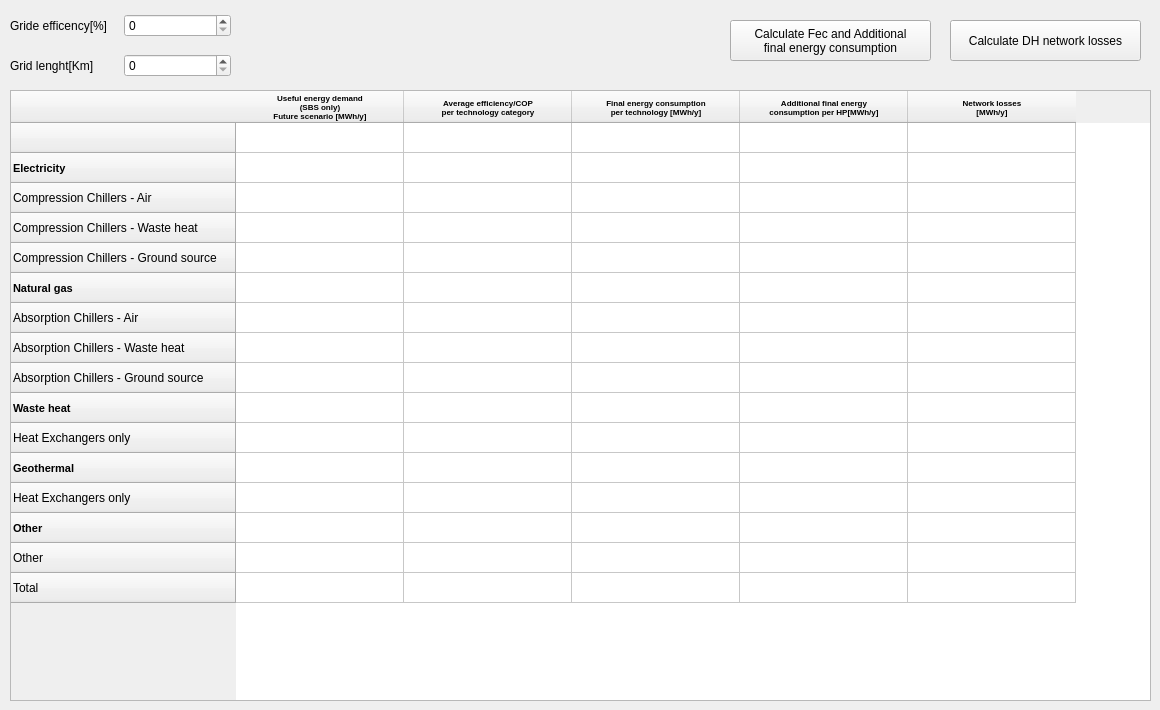
          <widget class="QWidget" name="tab_10">
           <attribute name="title">
            <string>District Network(Cooling)</string>
           </attribute>
           <widget class="QTableWidget" name="dist_cool_net">
            <property name="geometry">
             <rect>
              <x>10</x>
              <y>90</y>
              <width>1141</width>
              <height>611</height>
             </rect>
            </property>
            <property name="columnCount">
             <number>5</number>
            </property>
            <attribute name="horizontalHeaderDefaultSectionSize">
             <number>168</number>
            </attribute>
            <attribute name="horizontalHeaderMinimumSectionSize">
             <number>55</number>
            </attribute>
            <row>
             <property name="text">
              <string/>
             </property>
            </row>
            <row>
             <property name="text">
              <string>Electricity</string>
             </property>
             <property name="font">
              <font>
               <pointsize>8</pointsize>
               <weight>75</weight>
               <bold>true</bold>
              </font>
             </property>
            </row>
            <row>
             <property name="text">
              <string>Compression Chillers - Air </string>
             </property>
            </row>
            <row>
             <property name="text">
              <string>Compression Chillers - Waste heat </string>
             </property>
            </row>
            <row>
             <property name="text">
              <string>Compression Chillers - Ground source</string>
             </property>
            </row>
            <row>
             <property name="text">
              <string>Natural gas</string>
             </property>
             <property name="font">
              <font>
               <pointsize>8</pointsize>
               <weight>75</weight>
               <bold>true</bold>
              </font>
             </property>
            </row>
            <row>
             <property name="text">
              <string>Absorption Chillers - Air </string>
             </property>
            </row>
            <row>
             <property name="text">
              <string>Absorption Chillers - Waste heat </string>
             </property>
            </row>
            <row>
             <property name="text">
              <string>Absorption Chillers - Ground source</string>
             </property>
            </row>
            <row>
             <property name="text">
              <string>Waste heat</string>
             </property>
             <property name="font">
              <font>
               <pointsize>8</pointsize>
               <weight>75</weight>
               <bold>true</bold>
              </font>
             </property>
            </row>
            <row>
             <property name="text">
              <string>Heat Exchangers only</string>
             </property>
            </row>
            <row>
             <property name="text">
              <string>Geothermal</string>
             </property>
             <property name="font">
              <font>
               <pointsize>8</pointsize>
               <weight>75</weight>
               <bold>true</bold>
              </font>
             </property>
            </row>
            <row>
             <property name="text">
              <string>Heat Exchangers only</string>
             </property>
            </row>
            <row>
             <property name="text">
              <string>Other</string>
             </property>
             <property name="font">
              <font>
               <pointsize>8</pointsize>
               <weight>75</weight>
               <bold>true</bold>
              </font>
             </property>
            </row>
            <row>
             <property name="text">
              <string>Other </string>
             </property>
            </row>
            <row>
             <property name="text">
              <string>Total</string>
             </property>
            </row>
            <column>
             <property name="text">
              <string>Useful energy demand 
(SBS only)
Future scenario [MWh/y]</string>
             </property>
             <property name="font">
              <font>
               <pointsize>6</pointsize>
               <weight>75</weight>
               <bold>true</bold>
              </font>
             </property>
            </column>
            <column>
             <property name="text">
              <string>Average efficiency/COP 
per technology category</string>
             </property>
             <property name="font">
              <font>
               <pointsize>6</pointsize>
               <weight>75</weight>
               <bold>true</bold>
              </font>
             </property>
            </column>
            <column>
             <property name="text">
              <string>Final energy consumption 
per technology [MWh/y]</string>
             </property>
             <property name="font">
              <font>
               <pointsize>6</pointsize>
               <weight>75</weight>
               <bold>true</bold>
              </font>
             </property>
            </column>
            <column>
             <property name="text">
              <string>Additional final energy 
consumption per HP[MWh/y]</string>
             </property>
             <property name="font">
              <font>
               <pointsize>6</pointsize>
               <weight>75</weight>
               <bold>true</bold>
              </font>
             </property>
            </column>
            <column>
             <property name="text">
              <string>Network losses 
[MWh/y]</string>
             </property>
             <property name="font">
              <font>
               <pointsize>6</pointsize>
               <weight>75</weight>
               <bold>true</bold>
              </font>
             </property>
            </column>
           </widget>
           <widget class="QWidget" name="horizontalLayoutWidget_5">
            <property name="geometry">
             <rect>
              <x>10</x>
              <y>10</y>
              <width>221</width>
              <height>31</height>
             </rect>
            </property>
            <layout class="QHBoxLayout" name="horizontalLayout_5">
             <item>
              <widget class="QLabel" name="label_5">
               <property name="text">
                <string>Gride efficency[%]</string>
               </property>
              </widget>
             </item>
             <item>
              <widget class="QSpinBox" name="btn_eff"/>
             </item>
            </layout>
           </widget>
           <widget class="QWidget" name="horizontalLayoutWidget_6">
            <property name="geometry">
             <rect>
              <x>10</x>
              <y>50</y>
              <width>221</width>
              <height>31</height>
             </rect>
            </property>
            <layout class="QHBoxLayout" name="horizontalLayout_6">
             <item>
              <widget class="QLabel" name="label_6">
               <property name="text">
                <string>Grid lenght[Km]</string>
               </property>
              </widget>
             </item>
             <item>
              <widget class="QSpinBox" name="btn_len">
               <property name="maximum">
                <number>9999</number>
               </property>
              </widget>
             </item>
            </layout>
           </widget>
           <widget class="QPushButton" name="dh_loss_dist">
            <property name="geometry">
             <rect>
              <x>950</x>
              <y>20</y>
              <width>191</width>
              <height>41</height>
             </rect>
            </property>
            <property name="text">
             <string>Calculate DH network losses</string>
            </property>
           </widget>
           <widget class="QPushButton" name="fec_cool_dist">
            <property name="geometry">
             <rect>
              <x>730</x>
              <y>20</y>
              <width>201</width>
              <height>41</height>
             </rect>
            </property>
            <property name="text">
             <string>Calculate Fec and Additional 
final energy consumption</string>
            </property>
           </widget>
          </widget>
